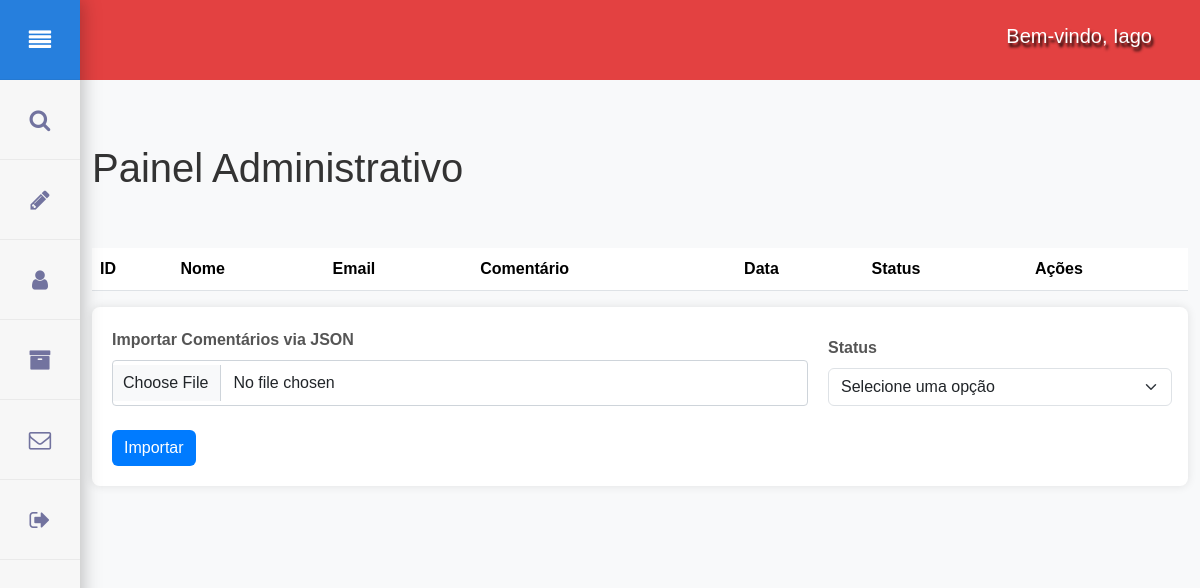
Before: /Administrativo/index.php (signed in) with the older database file.
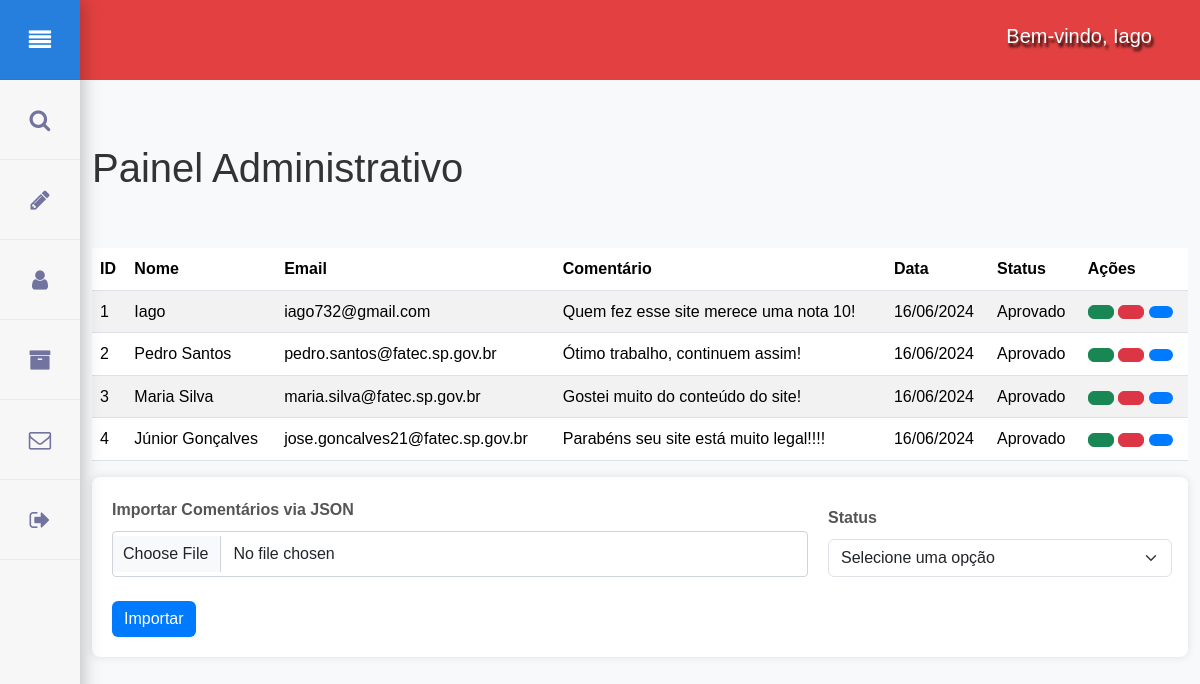
After: the same page with the newer database file.
### tables this page shows
CREATE TABLE `tb_comentarios` (
  `id` int(11) NOT NULL,
  `nome` varchar(40) NOT NULL,
  `email` varchar(50) DEFAULT NULL,
  `comentario` text NOT NULL,
  `data_cad` date NOT NULL,
  `status` varchar(30) NOT NULL DEFAULT 'Pedente' COMMENT 'Aprovar ou reprovar enviados'
);

### Class/Comentario.php (called while the page is built, shortened)
<?php
class Comentario{
    private $conn;
    public function __construct($conn){
        $this->conn = $conn;
    }
    private function limparInput($data){
        $data = trim($data);
        $data = stripslashes($data);
        $data= htmlspecialchars($data);
        return $data;
    }
    public function listarComentarios(){
        try{
            $sql = "SELECT * FROM tb_comentarios ORDER BY id DESC";
            $stmt = $this->conn->prepare($sql);
            $stmt->execute();
            return $stmt->fetchAll(PDO::FETCH_ASSOC);
        } catch (PDOException $e){
            echo "Erro ao listar comentários: " . $e->getMessage();
            return false;
        }
    }
}
?>

### Administrativo/index.php (the view, shortened to what this page needs)
<?php
require_once '../sql/conexao.php';
require_once '../Class/Comentario.php';
$comentario = new Comentario($conn);
$comentarios = $comentario->listarComentarios($conn);
?>
<!DOCTYPE html>
<html lang="pt-br">
<head>
    <link rel="stylesheet" href="https://cdn.jsdelivr.net/npm/sweetalert2@10/dist/sweetalert2.min.css">
    <link href="https://cdn.jsdelivr.net/npm/bootstrap@5.3.2/dist/css/bootstrap.min.css" rel="stylesheet"/>
    <link rel="stylesheet" href="styles.css">
</head>
<body>
    <header>
        <div class="d-flex justify-content-end align-items-center gap-3 bg-chile p-2 pe-md-5 bg-chile" style="height: 5em;">
            <h2 class="text-center fs-5">Bem-vindo, <?php echo explode(' ', $_SESSION['nomeCompleto'])[0]; ?></h2>
        </div>
        <nav>
            <ul class="menu">
                <li title="home"><a href="#" class="menu-button home">menu</a></li>
                <li title="search"><a href="#" class="search">search</a></li>
                <li title="pencil"><a href="#" class="pencil">pencil</a></li>
                <li title="about"><a href="cadastro/" class="active about">about</a></li>
                <li title="archive"><a href="arquivado/" class="archive">archive</a></li>
                <li title="contact"><a href="#" class="contact">contact</a></li>
                <li title="logout"><a href="../login/logout.php" class="logout">logout</a></li>
            </ul>
        </nav>
    </header>
    <main class="content">
        <div class="container mt-5">
            <h1 class="pb-md-5">Painel Administrativo</h1>
            <table class="table table-striped">
                <thead>
                    <tr>
                        <th>ID</th>
                        <th>Nome</th>
                        <th>Email</th>
                        <th>Comentário</th>
                        <th>Data</th>
                        <th>Status</th>
                        <th>Ações</th>
                    </tr>
                </thead>
                <tbody>
                    <?php
                    $contador = 1;
                    foreach($comentarios as $comentario):
                        if ($comentario['status'] == 'Aprovado' || $comentario['status'] == 'Pendente') {
                    ?>
                        <tr>
                            <td><?php echo $contador; ?></td>
                            <td><?php echo $comentario['nome']; ?></td>
                            <td><?php echo $comentario['email']; ?></td>
                            <td><?php echo $comentario['comentario']; ?></td>
                            <td><?php echo date('d/m/Y', strtotime($comentario['data_cad'])); ?></td>
                            <td><?php echo $comentario['status']; ?></td>
                            <td>
                                <button class="btn btn-success btn-approve" data-id="<?php echo $comentario['id']; ?>" title="Aprovar">
                                </button>
                                <button class="btn btn-danger btn-reject" data-id="<?php echo $comentario['id']; ?>" title="Reprovar">
                                </button>
                                <button class="btn btn-primary btn-edit" data-id="<?php echo $comentario['id']; ?>" data-nome="<?php echo $comentario['nome']; ?>" data-email="<?php echo $comentario['email']; ?>" data-comentario="<?php echo $comentario['comentario']; ?>" title="Editar">
                                </button>
                            </td>
                        </tr>
                    <?php
                        $contador++;
                        }
                    endforeach; ?>
                </tbody>
            </table>
            <form id="uploadForm" enctype="multipart/form-data">
                <div class="row">
                    <div class="col-md-8 mb-3">
                        <label for="jsonFile" class="form-label">Importar Comentários via JSON</label>
                        <input class="form-control" type="file" id="jsonFile" name="jsonFile" accept=".json">
                    </div>
                    <div class="col-md-4 mb-3 p-2">
                        <label for="status" class="form-label">Status</label>
                        <select class="form-select" id="status" name="status">
                            <option value="Pendente" disabled selected>Selecione uma opção</option>
                        </select>
                    </div>
                </div>
                <button type="submit" class="btn btn-primary">Importar</button>
            </form>
        </div>
    </main>
</body>
</html>

### Administrativo/styles.css (style rules this page uses)
* { margin: 0; padding: 0; box-sizing: border-box; }
body { font-family: Arial, sans-serif; background-color: #f8f9fa; color: #333; line-height: 1.6; }
.menu, .menu-bar { position: fixed; bottom: 0; left: 0; height: 100%; list-style-type: none; margin: 0; padding: 0; background: #f7f7f7; z-index: 10; overflow: hidden; box-shadow: 2px 0 18px rgba(0, 0, 0, 0.26); }
.menu li a { display: inline-block; text-indent: -500em; height: 5em; width: 5em; line-height: 5em; text-align: center; color: #72739f; position: relative; border-bottom: 1px solid rgba(0, 0, 0, 0.05); transition: background 0.1s ease-in-out; }
.menu li a:before { font-family: FontAwesome; text-indent: 0em; position: absolute; bottom: 0; left: 0; width: 100%; height: 100%; font-size: 1.4em; }
.menu li a.search:before { content: "\f002"; }
.menu li a.archive:before { content: "\f187"; }
.menu li a.pencil:before { content: "\f040"; }
.menu li a.contact:before { content: "\f003"; }
.menu li a.about:before { content: "\f007"; }
.menu li a.home:before { content: "\f039"; }
.menu li a.logout:before { content: "\f08b"; }
.menu-bar li a:hover, .menu li a:hover, .menu li:first-child a { background: #267fdd; color: #fff; }
.bg-chile { background: #e34141; width: 100%; }
h2.text-center.fs-5 { color: white; text-shadow: 2px 4px 3px black; }
.content { transition: margin-left 0.3s ease; margin-top: 4em; position: relative; }
form { background: #fff; padding: 20px; border-radius: 8px; box-shadow: 0 0 10px rgba(0, 0, 0, 0.1); }
.form-label { font-weight: bold; color: #555; }
.form-control { border: 1px solid #ced4da; border-radius: 4px; padding: 10px; font-size: 1rem; }
button { padding: 10px 20px; font-size: 1rem; border-radius: 4px; transition: background-color 0.3s ease; }
button.btn-primary { background-color: #007bff; border: none; color: #fff; }
.mb-3 { margin-bottom: 1rem; }
.d-flex { display: flex; }
.mt-5 { margin-top: 3rem; }
.pb-md-5 { padding-bottom: 3rem; }
@media screen and (min-width: 500px) { .content { margin-inline-start: 5em; } }

Changed rows visible on the page:
added tb_comentarios: nome "Iago", email "iago732@gmail.com", comentario "Quem fez esse site merece uma nota 10!", data_cad "16/06/2024", status "Aprovado"
added tb_comentarios: nome "Pedro Santos", email "pedro.santos@fatec.sp.gov.br", comentario "Ótimo trabalho, continuem assim!", data_cad "16/06/2024", status "Aprovado"
added tb_comentarios: nome "Maria Silva", email "maria.silva@fatec.sp.gov.br", comentario "Gostei muito do conteúdo do site!", data_cad "16/06/2024", status "Aprovado"
added tb_comentarios: nome "Júnior Gonçalves", email "jose.goncalves21@fatec.sp.gov.br", comentario "Parabéns seu site está muito legal!!!!", data_cad "16/06/2024", status "Aprovado"
